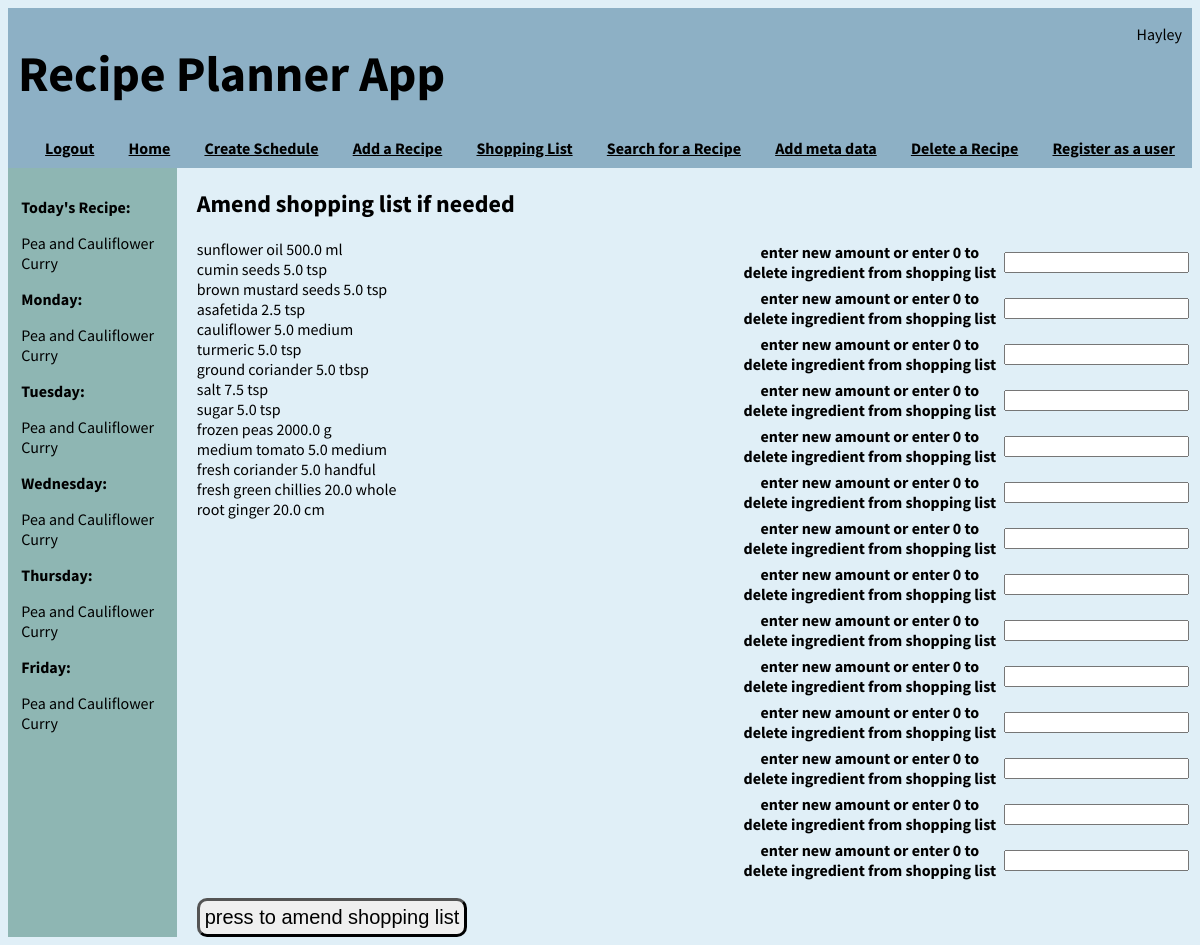
The page /amend_shopping_list (signed in) on the database its author committed.
### application/models.py (models this page shows, shortened)
class User(db.Model, UserMixin):
    id = db.Column(db.Integer, primary_key=True)
    username = db.Column(db.String(64), index=True, unique=True)
    email = db.Column(db.String(120), index=True, unique=True)
    password_hash = db.Column(db.String(128))

class Recipes(db.Model):
    id = db.Column(db.Integer, primary_key=True)
    recipe_name = db.Column(db.String(100), nullable=False)
    recipe_description = db.Column(db.String(500))
    cuisine_id = db.Column(db.Integer, db.ForeignKey('cuisine.id'))
    quantity = db.relationship('Quantity', backref="recipes")
    method = db.relationship('Method', backref='mrecipes')

class Ingredients(db.Model):
    id = db.Column(db.Integer, primary_key=True)
    ingredient_name = db.Column(db.String(50), nullable=False, index=True, unique=True)
    quantity = db.relationship("Quantity", backref="ingredients")
    shoppinglist = db.relationship("ShoppingList", backref="shopping_list")

class ShoppingList(db.Model):
    id = db.Column(db.Integer, primary_key=True)
    ingredient_id = db.Column(db.Integer, db.ForeignKey('ingredients.id'), nullable=False, index=True)
    amount = db.Column(db.Float, nullable=False)
    measure_id = db.Column(db.Integer, db.ForeignKey('measure.id'), nullable = False)
    user_id = db.Column(db.Integer, db.ForeignKey('user.id'), nullable=False)

class Measure(db.Model):
    id = db.Column(db.Integer, primary_key=True)
    measure = db.Column(db.String(20), nullable=False, index=True, unique=True)
    quantity = db.relationship("Quantity", backref="measurebr")
    shoppinglist = db.relationship("ShoppingList", backref="measurebr1")

### application/routes.py (the view)
@app.route('/amend_shopping_list', methods = ['GET', 'POST'])
@login_required
def amend_shopping_list():
    week = get_weekly_recipes()
    recipe_of_the_day = get_recipe_of_the_day()
    day = what_day_is_it()
    shopping_list = create_shopping_list()
    user = current_user.username
    amount_list = [{i[0] : i[1]} for i in shopping_list]
    form = AmendAmountForm(ingredients = amount_list)
    if request.method == "POST":
        s = db.session.query(func.min(ShoppingList.id)).first()
        n = s[0]
        for ingr in form.ingredients.data:
            sl = ShoppingList.query.filter_by(id = n).first()
            if ingr["amount"] == None:
                pass
            elif ingr["amount"] == 0:
                db.session.delete(sl)
                db.session.commit()
            else:
                 sl.amount = ingr["amount"]
                 db.session.commit()
            n += 1
        return redirect(url_for("post_shopping_list"))
    else:
        return render_template('amend_shopping_list.html', user=user, shopping_list=shopping_list, day=day, week=week, recipe_of_the_day=recipe_of_the_day, form=form)

### application/forms.py
class AmendAmountForm(FlaskForm):
    ingredients = FieldList(FormField(AmountForm))
    submit = SubmitField("press to amend shopping list")

class AmountForm(FlaskForm):
    amount = DecimalField("enter new amount or enter 0 to delete ingredient from shopping list")

### application/models.py (called while the page is built)
@login.user_loader
def load_user(id):
    return User.query.get(int(id))

### application/routes.py (called while the page is built)
def get_recipe_for_day(day_number):
    if current_user.is_authenticated:
        id = Schedule.query.filter_by(day_of_the_week = day_number, user_id = current_user.id).first()
        if id is not None:
            day_recipe = Recipes.query.filter_by(id = id.recipe_id).first()
            return day_recipe
        else:
            return Recipes.query.filter_by(id = 1).first()
    else:
        return Recipes.query.filter_by(id = 1).first()

def get_weekly_recipes():
    week = []
    for num in range(5):
         week.append(get_recipe_for_day(num))
    return week

def get_recipe_of_the_day():
    if datetime.today().weekday() == 5 or datetime.today().weekday() == 6:
        recipe_of_the_day = "It's the weekend, do your own thing"
    else:
        recipe_of_the_day = Recipes.query.filter_by(id = Schedule.query.filter_by(day_of_the_week = datetime.today().weekday(), user_id = current_user.id).first().recipe_id).first().recipe_name
    return recipe_of_the_day

def what_day_is_it():
    day = date.today()
    day = calendar.day_name[day.weekday()]

def create_shopping_list():
    shopping_list_raw = ShoppingList.query.filter_by(user_id = current_user.id).all()
    shopping_list = []
    for shopping_list_raw_item in shopping_list_raw:
        shopping_list.append([Ingredients.query.filter_by(id=shopping_list_raw_item.ingredient_id).first().ingredient_name, shopping_list_raw_item.amount, Measure.query.filter_by(id = shopping_list_raw_item.measure_id).first().measure])
    return shopping_list

### application/templates/amend_shopping_list.html (shortened to what this page needs)
{% extends 'layout.html'%}
{% block body %}
<form method="POST">
    <h2>
        Amend shopping list if needed
    </h2>
    <div id="innercntr">
        <div>
            {% for ingredient in shopping_list %}
            <div class="field">
                {{ ingredient[0]}}
                {{ ingredient[1]}}
                {{ ingredient[2]}}
            </div>
        {% endfor %}
        </div>
        <div>
            {% from "_formhelpers.html" import render_field %}
            {% for amount_form in form.ingredients %}
            {{ render_field(amount_form) }}
            {% endfor %}
        </div>
    </div>
    {{ form.submit }}
</form>
{% endblock body %}

### application/templates/layout.html (shortened to what this page needs)
<!DOCTYPE html>
<html lang="en">
<head>
    <link href="../static/format.css" rel="stylesheet">
</head>
<body style="font-family: Source Sans Pro, sans-serif">
    <div class="header" >
        <div style="display:flex; justify-content: space-between;">
            <h1 style="color:rgb(0, 0, 0); font-size:50px; margin-left: 10px"> Recipe Planner App</h1>
            <p style="align-self:right; margin-right: 10px;">{{ user }}</p>
        </div>
        <div id = "links">
            {% if current_user.is_anonymous %}
            <a href="{{ url_for('login') }}">Login</a>
            {% else %}
            <a href="{{ url_for('logout') }}">Logout</a>
            {% endif %}
            <a href="{{ url_for('index') }}">Home</a>
            <a href="{{ url_for('create_weekly_schedule') }}"> Create Schedule</a>
            <a href="{{ url_for('add_recipe') }}">Add a Recipe</a>
            <a href="{{ url_for('amend_shopping_list') }}">Shopping List</a>
            <a href="{{ url_for('search_recipes') }}">Search for a Recipe</a>
            <a href="{{ url_for('add_meta') }}">Add meta data</a>
            <a href="{{ url_for('delete_recipe') }}"> Delete a Recipe</a>
            <a href="{{url_for('register')}}">Register as a user</a>
        </div>
    </div>
    <div class="container">
        <div id="left">
            <p><b>Today's Recipe:</b></p>
            {{ recipe_of_the_day }}
            <p><b>Monday:</b></p>
            {{ week[0].recipe_name }}
            <p><b>Tuesday:</b></p>
            {{ week[1].recipe_name }}
            <p><b>Wednesday:</b></p>
            {{ week[2].recipe_name }}
            <p><b>Thursday:</b></p>
            {{ week[3].recipe_name }}
            <p><b>Friday:</b></p>
            {{ week[4].recipe_name }}
        </div>
        <div id="center">
            {% block body %}
            {% endblock body %}
        </div>
    </div>
</body>
</html>

### application/static/format.css (style rules this page uses)
html { background-color: #e0eff7; }
.header { background-color:#8db0c5; width:100%; margin: 0 auto }
#links { text-align: center; display: flex; justify-content: space-around; color:white; padding-bottom: 10px; padding-left: 20px; font-weight: bold; }
#innercntr { display: flex; justify-content: space-between; }
#center { padding-left: 20px; }
#submit_cuisine, #submit_recipes, #submit { padding: 5px; font-size: 20px; border-radius: 10px; border-width: 3px;margin-top: 15px; }
.field { display: flex; width: 500px; justify-content: space-between; }
.container { display: flex; width : 100%; }
#left { max-width: 40%; padding: 10pt; background-color: #8eb6b3; }

### application/templates/layout.html (style rules this page uses)
a { color:rgb(0, 0, 0) }

### rows shown on the page
User: username "Hayley"
Recipes: recipe_name "Pea and Cauliflower Curry"
Ingredients: ingredient_name "sunflower oil"
ShoppingList: amount "500.0"
Measure: measure "ml"
Ingredients: ingredient_name "cumin seeds"
ShoppingList: amount "5.0"
Measure: measure "tsp" "tsp" "tsp" "tsp" "tsp" "tsp"
Ingredients: ingredient_name "brown mustard seeds"
ShoppingList: amount "5.0"
Ingredients: ingredient_name "asafetida"
ShoppingList: amount "2.5"
Ingredients: ingredient_name "cauliflower"
ShoppingList: amount "5.0"
Measure: measure "medium" "medium"
Ingredients: ingredient_name "turmeric"
ShoppingList: amount "5.0"
Ingredients: ingredient_name "ground coriander"
ShoppingList: amount "5.0"
Measure: measure "tbsp"
Ingredients: ingredient_name "salt"
ShoppingList: amount "7.5"
Ingredients: ingredient_name "sugar"
ShoppingList: amount "5.0"
Ingredients: ingredient_name "frozen peas"
ShoppingList: amount "2000.0"
Ingredients: ingredient_name "medium tomato"
ShoppingList: amount "5.0"
Ingredients: ingredient_name "fresh coriander"
ShoppingList: amount "5.0"
Measure: measure "handful"
Ingredients: ingredient_name "fresh green chillies"
ShoppingList: amount "20.0"
Measure: measure "whole"
Ingredients: ingredient_name "root ginger"
ShoppingList: amount "20.0"
Measure: measure "cm"

### other values the page prints
{{ ingredient[2] }} "g"
